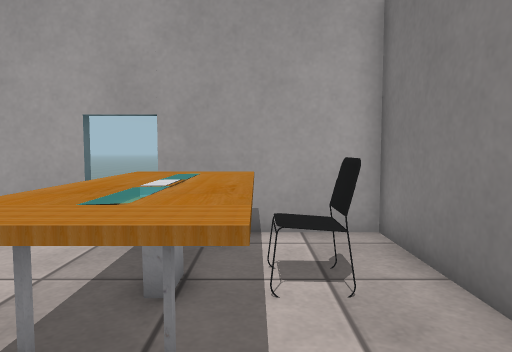
view 1 (above)

14 first-person views from a walk through a robot-simulator world made for Gazebo. The camera is 0.9 m above the floor, tilts 4° down and sees 70° across. The floor is counted in squares, 0.5 m on a side. Each view is taken from the middle of a square. On the plan, view 1 faces up. The plan holds only what a view shows up to about 18 squares ahead; the rest is blank. Simple shapes stand in for some stock models. Some surface patterns are stand-ins.

view 2
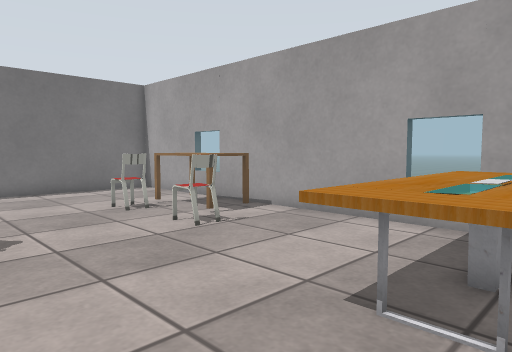

view 3
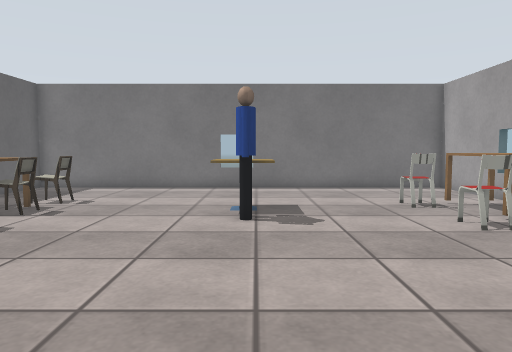

view 4
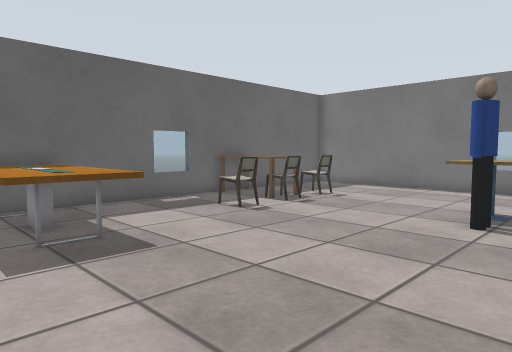

view 5
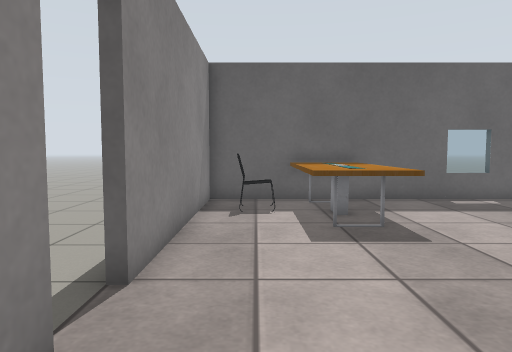

view 6
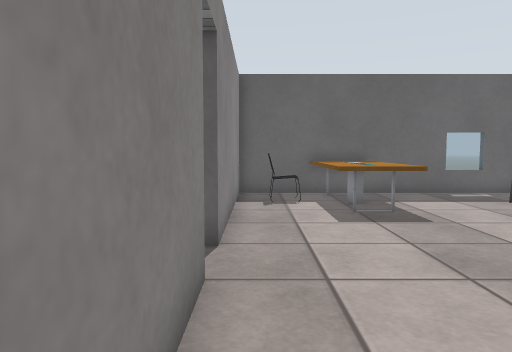

view 7
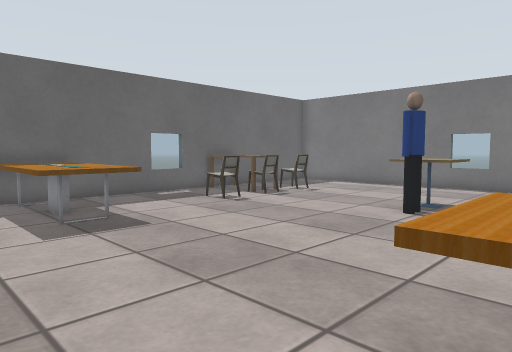

view 8
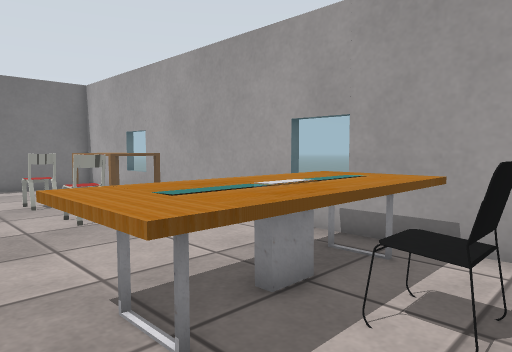

view 9
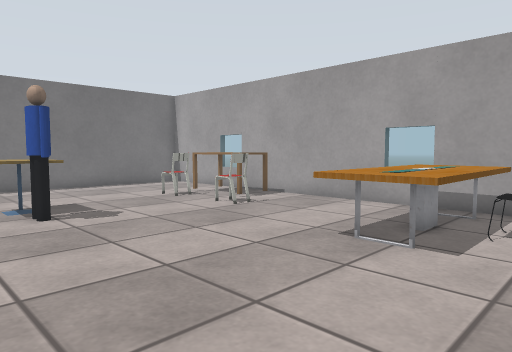

view 10
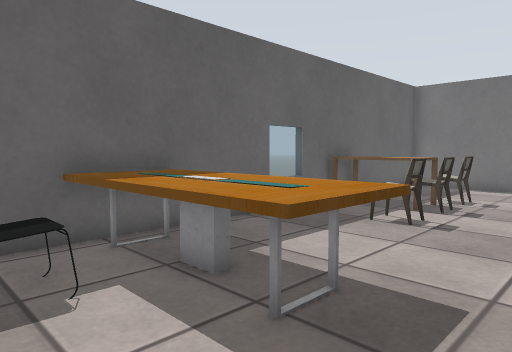

view 11
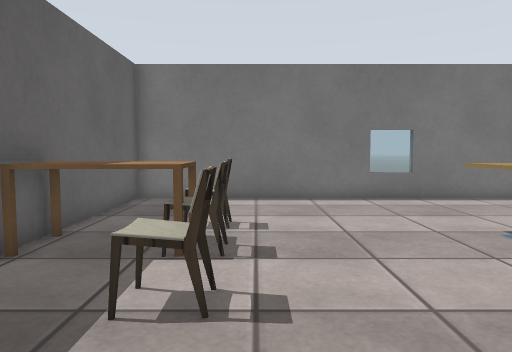

view 12
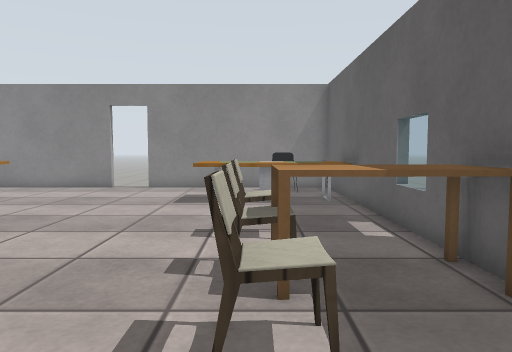

view 13
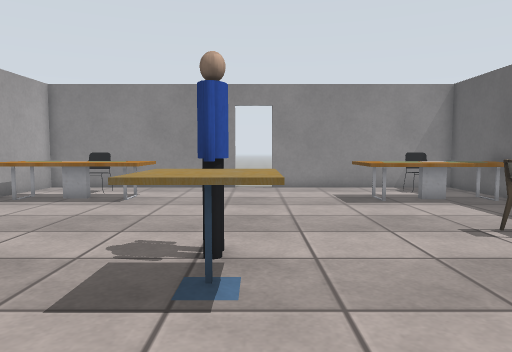

view 14
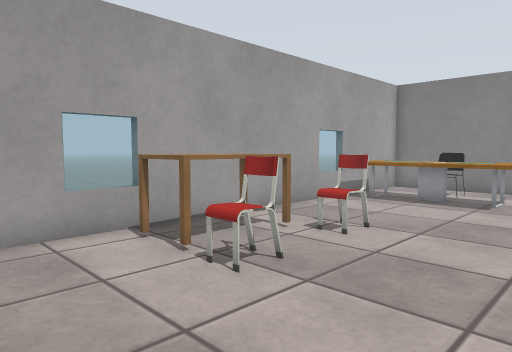

### Floor plan
Points are (right, up) in squares from view 1. A wall is a line through its corners. A room is listed if a view was taken in it or the views show most of it. See-through windows are left out.
Room 1 (views 1, 2, 3, 4, 5, 6, 7, 8, 9, 10, 11, 12, 13, 14)
walls: (-8.6, -11.4) (-3.4, -11.4); (-16.7, -2.4) (-16.7, -11.4) (-11.4, -11.4); (2.7, -1) (2.7, 8) (-2.5, 8); (-6, -11.9) (-6, -11.4); (-3.5, 8) (-11.5, 8); (-12.5, 8) (-16.7, 8) (-16.7, -1.6); (0.4, -11.4) (2.7, -11.4) (2.7, -2.8)
ways out: open door at (3, -1.5)
objects: chair (-12, -8); table (-11, -11) to (-9, -9); cafe table (-11, -2) to (-10, -1); chair (-11, 4); table (-11, 6) to (-8, 7); chair (-10, -8) to (-9, -8); person (-9, -1) to (-8, -1); chair (-8, 4) to (-7, 5); chair (-7, -8); table (-3, -11) to (0, -6); table (-2, 2) to (0, 7); chair (0, 5) to (1, 5); chair (1, -9)

Positions as (right, up) in squares from view 1, and headings:
1: (0, 0), facing up
2: (0, -1), facing up-left
3: (1, -1), facing left
4: (1, 1), facing down-left
5: (1, 2), facing down
6: (2, 4), facing down
7: (2, 3), facing down-left
8: (2, 1), facing up-left
9: (2, -4), facing up-left
10: (2, -4), facing down-left
11: (-3, -7), facing left
12: (-15, -8), facing right
13: (-15, -2), facing right
14: (-15, 0), facing up-right
